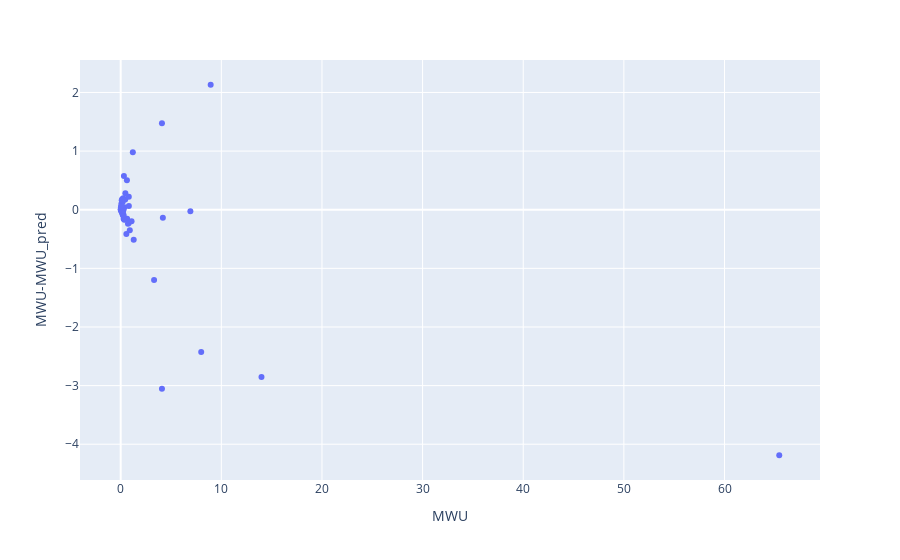

Notebook code for this chart:
### Code cell
px.scatter(df.reset_index(), x='MWU', y='MWU_pred', hover_data=['ISO'])
